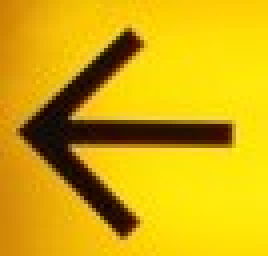
#> input picture src_Arrow/left1.jpg, 67 x 64 px (shown 4 times larger)
$ python 0809.py
#> lines starting #> are read from the running program, lines starting #| are printed output that depends on the picture; after the words box and inside, x2 and y2 are one past the last pixel; in counts of white or black regions, pixels touching at a corner belong together
# 0809.py
import cv2
import numpy as np

#1
src = cv2.imread('./src_Arrow/left1.jpg')
#> src is the input picture: shape (64, 67, 3); mean B, G, R 11.2, 173.6, 213
gray = cv2.cvtColor(src, cv2.COLOR_BGR2GRAY)
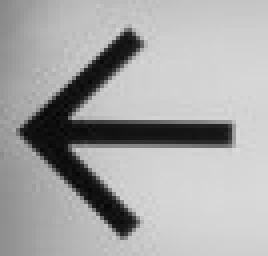
#> gray: shape (64, 67) (shown 4 times larger); min 5, max 220, mean 166.9
ret, bImage = cv2.threshold(gray, 128, 255, cv2.THRESH_BINARY)
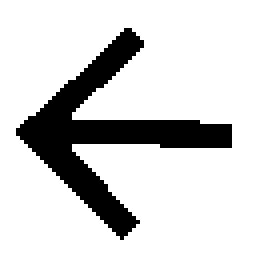
#> bImage: shape (64, 67) (shown 4 times larger); 83% white; 1 black region, box (x1, y1, x2, y2) and area: (4, 7, 58, 60) 731

#2
##M = cv2.moments(bImage)
M = cv2.moments(bImage, True)
#> M = moments, m00 3557, centre m10/m00, m01/m00 = (34.41, 31.22)
for key, value in M.items():
    print('{}={}'.format(key, value))
#> this loop made 24 passes
#> (key, value) on passes 1 to 12: ('m00', 3557), ('m10', 122408), ('m01', 111043), ('m20', 5663424), ('m11', 3831779), ('m02', 4837127), ('m30', 290215208), ('m21', 177656119), ('m12', 165777997), ('m03', 237382183), ('mu20', 1450964.5), ('mu11', 10426.3)
#| m00=3557.0
#| m10=122408.0
#| m01=111043.0
#| m20=5663424.0
#| m11=3831779.0
#| m02=4837127.0
#| m30=290215208.0
#| m21=177656119.0
#> (further printed lines are left out)

#3
cx = int(M['m10']/M['m00'])
#> cx = 34
cy = int(M['m01']/M['m00'])
#> cy = 31
dst = src.copy()
cv2.circle(dst, (cx, cy), 5, (0,0,255), 2)
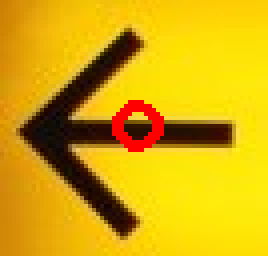
#> dst: shape (64, 67, 3) (shown 4 times larger); 2.1% of pixels changed, all inside (x1, y1, x2, y2) = (28, 25, 41, 38)

cv2.imshow('dst',  dst)
cv2.waitKey()
cv2.destroyAllWindows()

$ run again, with src_Arrow/left2.jpg copied over src_Arrow/left1.jpg
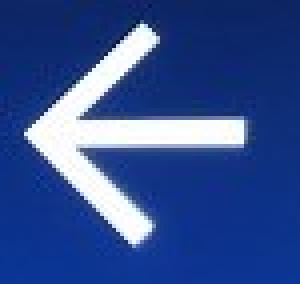
#> input picture src_Arrow/left2.jpg, 75 x 71 px (shown 4 times larger)
#> src is the input picture: shape (71, 75, 3); mean B, G, R 144.8, 79.4, 51.7
#> `ret, bImage = cv2.threshold(gray, 128, 255, cv2.THRESH_BINARY)`:
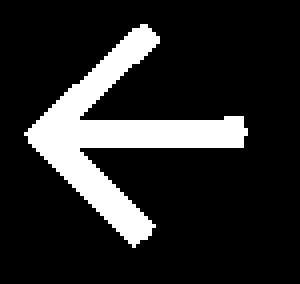
#> bImage: shape (71, 75) (shown 4 times larger); 15.9% white; 1 white region, box (x1, y1, x2, y2) and area: (6, 6, 62, 62) 847
#> M = moments, m00 847, centre m10/m00, m01/m00 = (29.14, 33.51)
#> the loop `for key, value in M.items():` made 24 passes
#> (key, value) on passes 1 to 8: ('m00', 847), ('m10', 24681), ('m01', 28386), ('m20', 854539), ('m11', 821804), ('m02', 1073638), ('m30', 33897015), ('m21', 28258584)
#> (printed output is left out)
#> cx = 29
#> cy = 33
#> `cv2.circle(dst, (cx, cy), 5, (0,0,255), 2)`:
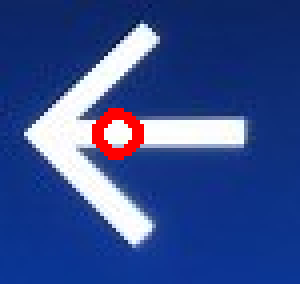
#> dst: shape (71, 75, 3) (shown 4 times larger); 1.69% of pixels changed, all inside (x1, y1, x2, y2) = (23, 27, 36, 40)
